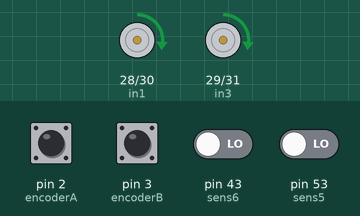
Recording of a sketch running on a simulated Arduino Mega 2560, built with avr-gcc and run on an emulated ATmega2560. Parts: motor-driver pin pairs drawn as motors (green arrow = first pin HIGH = forward, orange = second pin HIGH = backward, longer = more drive, scaled by the enable pin). Inputs (shaded band) come from the test bench; at power-on: pin 2 (encoderA), pin 3 (encoderB) HIGH, pin 43 (sens6), pin 53 (sens5) LOW. What the sketch prints to the serial monitor is not drawn.

Above: at 4.2 s.
4.3 s: pin 43 (sens6) driven HIGH
At 4.7 s:
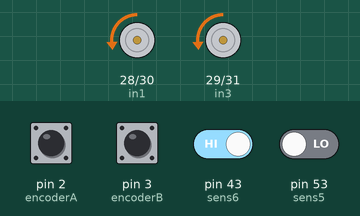
At 6.1 s:
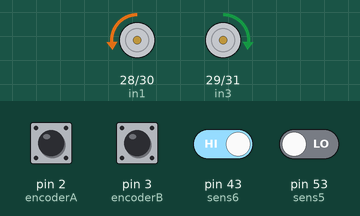
Timing chart, 0 to 7.6 s (numbered marks = the images above; inputs shaded):
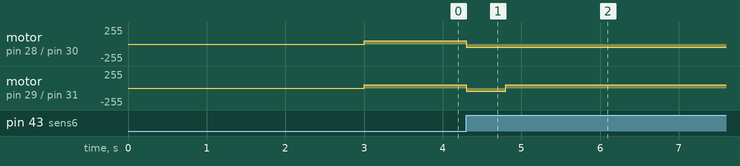

Measured:
- after the input at 4.3 s, motor on pin 28 (in1) / pin 30 (in2): forward 47/255 → backward 47/255 at once; motor on pin 29 (in3) / pin 31 (in4): forward 47/255 → backward 47/255 at once, → forward 47/255 0.50 s later

The sketch:

Pruebas_logica.ino
```cpp
#include <TimerOne.h>
#include <Wire.h>
#include <SPI.h>
#include <RF24.h>
#include "DualVNH5019MotorShield.h"

#define DELAY 2000
#define VEL 75

DualVNH5019MotorShield md;

/*** Declaracion de prototipos ***/
void countPulseA();
void countPulseB();
void handleRadioInterrupt();

/*** Motor Setup ***/

// MOTOR A = RIGHT WHEEL
const int enA = 8; //PWM
const int in1 = 28; //INA
const int in2 = 30;  // INBMotor A aprox 3060 pulsos en 2 seg

// MOTOR B = LEFT WHEEL
const int enB = 9; //PWM
const int in3 = 29; //INA
const int in4 = 31; //INB Motor B aprox 2370 pulsos en 2 seg (varia bastante :C)

/*** Sensor Setup ***/
const int sens1= 47;
const int sens2= 23;
const int sens3= 52;
const int sens4= 50;
const int sens5= 53;
const int sens6= 43;
const int sens7= 51;
const int sens8= 45;

// Definir la estructura para los sensores
struct IR_Sensors {
    int IL;
    int IF;
    int DF;
    int DL;    // Hasta aca apuntan a la mesa
    int IA;
    int FIA;
    int FDA;
    int DA;    // El resto apuntan a obstaculos
};

IR_Sensors sens = {sens3, sens5, sens6, sens8, sens2, sens4, sens7, sens1};

/*** Encoder Setup ***/
const int encoderA= 2;
const int encoderB= 3;

unsigned long previousMillis = 0; // Tiempo de la última medición de velocidad
const int interval = 1000; // Intervalo de tiempo para calcular la velocidad (ms)

volatile int pulseCountA = 0; // Contador de pulsos del encoder A
volatile int pulseCountB = 0; // Contador de pulsos del encoder B

/*** Remote Control Setup ***/
const int  RC_CE = 34;
const int  RC_CSN = 36;
const int  RC_IRQ = 21;

volatile int receivedCommand;

// RF24 radio(RC_CE, RC_CSN); // Inicialización del módulo RF
// const byte address[6] = "00001"; // Dirección del canal de comunicación
// unsigned long lastReceived = millis();

/*** State Machine Setup ***/
volatile int state = 0;
int prevState = 0;
enum STATE_MACHINE {
  AUTO,
  MANUAL,
  RIGHT_T,
  LEFT_T,
  FORWARD_M,
  BACKWARD_M,
  STOP
  };

/*** Other ***/
enum WHEEL_DIRECTIONS {
  FORWARD,
  BACKWARD
  };

bool manual = true;

void setup() {
  Serial.begin(115200);
  Wire.begin();
  delay(2000);
  Serial.println("Serial Open");

   // Motor Setup
  pinMode(enA, OUTPUT);
  pinMode(in1, OUTPUT);
  pinMode(in2, OUTPUT);
  pinMode(enB, OUTPUT);
  pinMode(in3, OUTPUT);
  pinMode(in4, OUTPUT);
   // Inicialización de los controladores de motor

  // Encoder Setup
  interrupts();
  attachInterrupt(digitalPinToInterrupt(encoderA), countPulseA, RISING); // Interrupción en flanco ascendente
  attachInterrupt(digitalPinToInterrupt(encoderB), countPulseB, RISING); // Interrupción en flanco ascendente

  // IR sensors setup
  pinMode(sens1, INPUT);
  pinMode(sens2, INPUT);
  pinMode(sens3, INPUT);
  pinMode(sens4, INPUT);
  pinMode(sens5, INPUT);
  pinMode(sens6, INPUT);
  pinMode(sens7, INPUT);
  pinMode(sens8, INPUT);

  // Radio Setup
  // if (!radio.begin()) {
  //   Serial.println("Error al inicializar el radio.");
  //   while (1); // Detener si falla la inicialización
  //}

  // radio.openReadingPipe(0, address); // Abre el canal de lectura
  // radio.setPALevel(RF24_PA_LOW);     // Nivel de potencia bajo para pruebas cercanas
  // radio.startListening();            // Configura el módulo en modo escucha

  //pinMode(RC_IRQ, INPUT);
  // attachInterrupt(digitalPinToInterrupt(RC_IRQ), handleRadioInterrupt, FALLING); // Interrupción

  Serial.println("Receptor listo para recibir señales.");

  delay(1000);

}

void loop() {
  // Reinicia el radio si no ha recibido nada por más de 5 segundos
  // if (millis() - lastReceived > 5000) {
  //   Serial.println("Reiniciando radio por inactividad.");
  //   radio.stopListening();
  //   radio.startListening();
  //   lastReceived = millis();
  // }

  //Poner aca las funciones de prueba
  forward_till_edge();
  turn_right_deg(90);
  move_forward(500);
  turn_right_deg(90);
  stop();
  delay(10000);


}

/****************************************************************/
/****************************************************************/

/*** ISRs ***/
void countPulseA() {
    pulseCountA = pulseCountA+1; // Incrementa el contador de pulsos cada vez que detecta un flanco ascendente
}

void countPulseB() {
    pulseCountB = pulseCountB+1; // Incrementa el contador de pulsos cada vez que detecta un flanco ascendente
}

// void handleRadioInterrupt() {
//   radio.read(&receivedCommand, sizeof(receivedCommand));
//   lastReceived = millis(); // Actualiza el tiempo de recepción
//   //Serial.print("Comando recibido: ");
//   //Serial.println(receivedCommand);
// }

/****************************************************************/
/****************************************************************/


/*** Funciones globales ***/
void stop(){
  stopRightWheel();
  stopLeftWheel();
}

void turn_left(){
  turnRightWheel(FORWARD);
  turnLeftWheel(BACKWARD);
}

void turn_right(){
  turnRightWheel(BACKWARD);
  turnLeftWheel(FORWARD);
}

void forward(){
  turnRightWheel(FORWARD);
  turnLeftWheel(FORWARD);
}

void backward(){
  turnRightWheel(BACKWARD);
  turnLeftWheel(BACKWARD);
}

void autoPilotStart(){
  // Actualizo sensores : 1 si no detecta, 0 si detecta
  //readIRSensors();

  forward();
  if(!sens.IF && sens.DF){ //caso inclinado a la derecha
    stop();
    while(!(sens.IF && sens.DF)){
      turn_left_deg(5);
      if(sens.IF && sens.DF){
        move_forward(5);
        if(sens.IF && sens.DF){
          break;
        }
      }
    }
    turn_left_deg(90);
    forward_till_edge();
    turn_left_deg(90);
  }
  else if(!sens.IF && !sens.DF){ //caso recto
    stop();
    turn_left_deg(90);
    forward_till_edge();
    turn_left_deg(90);
  }
  else if(sens.IF && !sens.DF){ //caso inclinado a la izquierda
    stop();
    while(!(sens.IF && sens.DF)){
      turn_right_deg(5);
      if(sens.IF && sens.DF){
        move_forward(5);
        if(sens.IF && sens.DF){
          break;
        }
      }
    }
    forward_till_edge();
    turn_right_deg(180);
    forward_till_edge();
    turn_left_deg(90);
    forward_till_edge();
    turn_left_deg(90);
  }
}

void autoPilot(){ //TODO por ahora esto es muy secuencial, no permitiria que nada lo interrumpa no?
  //readIRSensors();
  forward_till_edge();
  turn_left_deg(180);
  forward_till_edge();
  turn_right_deg(180);
  forward_till_edge();
  if((sens.IF && sens.DF) && (sens.IL || sens.DL)){
    if(sens.IL && !sens.DF && !sens.IL && !sens.DL){
      turn_left_deg(180);
    }
    else if(!sens.IL && !sens.DF && !sens.IL && sens.DL){
      turn_right_deg(180);
      forward_till_edge();
      turn_left_deg(180);
    }
  }
  else{
    turn_left_deg(180);
    forward_till_edge();
    if((sens.IF && sens.DF) && (sens.IL || sens.DL)){
      turn_right_deg(180);
    }
  }
}

/****************************************************************/
/****************************************************************/
/*** Funciones privadas ***/

void stopRightWheel(){
  // digitalWrite(in1, LOW);
  // digitalWrite(in2,LOW);
  // analogWrite(enA,0);
  set_motor_speed(in1, in2, enA, 0);
}

void stopLeftWheel(){
  // digitalWrite(in3, LOW);
  // digitalWrite(in4,LOW);
  // analogWrite(enB,0);
  set_motor_speed(in3, in4, enB, 0);
}

void turnRightWheel(int dir){
  switch (dir) {
    case BACKWARD:
      // digitalWrite(in1,HIGH);
      // digitalWrite(in2,LOW);
      // analogWrite(enA,255);
      set_motor_speed(in1, in2, enA, -VEL);

      break;
    case FORWARD:
      // digitalWrite(in1,LOW);
      // digitalWrite(in2,HIGH);
      // analogWrite(enA,255);
      set_motor_speed(in1, in2, enA, VEL);
      break;
    default:
      break;
  }
}

void turnLeftWheel(int dir){
  switch (dir) {
    case BACKWARD:
      // digitalWrite(in3,HIGH);
      // digitalWrite(in4,LOW);
      // analogWrite(enB,255);
      set_motor_speed(in3, in4, enB, -VEL);
      break;
    case FORWARD:
      // digitalWrite(in3,LOW);
      // digitalWrite(in4,HIGH);
      // analogWrite(enB,255);
      set_motor_speed(in3, in4, enB, VEL);
      break;
    default:
      break;
  }
}

void turn_right_deg(int deg){
  pulseCountA = 0;
  while(pulseCountA <= (deg * (0.6/90) * 400)) //417
  {
      turn_right();
  }
  stop();
}

void turn_left_deg(int deg){
  pulseCountB = 0;
  while(pulseCountB <= (deg * (0.6/90) * 400))
  {
      turn_left();
  }
  stop();
}

void move_forward(int time){
  forward();
  delay(time);
  stop();
}

void move_backward(int time){
  backward();
  delay(time);
  stop();
}

void forward_till_edge(){
 // Serial.println(digitalRead(sens.IF));
 // Serial.println(digitalRead(sens.DF));
  while(!digitalRead(sens.IF) && !digitalRead(sens.DF)){
    //forward_detectObstacles();
   // Serial.println("detecto mesa");
    forward();
  }
 // Serial.println("ya no detecto mesa");
  move_backward(500);
  stop();
}

void forward_detectObstacles(){ //revisar, no creo que ande esto

  int counter = 0;

  forward();
  if(!sens.FIA || !sens.FDA){ //Objeto al frente
    if(sens.IL && sens.DL){
      turn_right_deg(90);
      while(sens.IA){
        move_forward(5);
        counter++;
      }
      turn_left_deg(90);
      if(sens.IF || sens.DF){
        while(counter--){
          move_forward(5);
        }
        turn_right_deg(90);
        //break;
      }
      else{
        //break;
      }
    }
    else if(sens.IL && !sens.DL){
      if(sens.IL && sens.DL){
        turn_left_deg(90);
        while(sens.DA){
          move_forward(5);
          counter++;
        }
        turn_right_deg(90);
        if(sens.IF || sens.DF){
          while(counter--){
            move_forward(5);
          }
          turn_left_deg(90);
          //break;
        }
        else{
          //break;
        }
    }
    else if(!sens.IL && sens.DL){
      turn_right_deg(90);
      while(sens.IA){
        move_forward(5);
        counter++;
      }
      turn_left_deg(90);
      if(sens.IF || sens.DF){
        while(counter--){
          move_forward(5);
        }
        turn_right_deg(90);
        //break;
      }
      else{
        //break;
      }
    }
  }
}
}


/****************************************************************/
/****************************************************************/
//momento crisis
void set_motor_speed(const int ina, const int inb, const int en, int speed)
{
  unsigned char reverse = 0;

  if (speed < 0)
  {
    speed = -speed;  // Make speed a positive quantity
    reverse = 1;  // Preserve the direction
  }
  if (speed > 400)  // Max PWM dutycycle
    speed = 400;
    analogWrite(en,speed * 51 / 80); // map 400 to 255


  if (speed == 0)
  {
    digitalWrite(ina,LOW);   // Make the motor coast no
    digitalWrite(inb,LOW);   // matter which direction it is spinning.
  }
  else if (reverse)
  {
    digitalWrite(ina,LOW);
    digitalWrite(inb,HIGH);
  }
  else
  {
    digitalWrite(ina,HIGH);
    digitalWrite(inb,LOW);
  }
}
```
